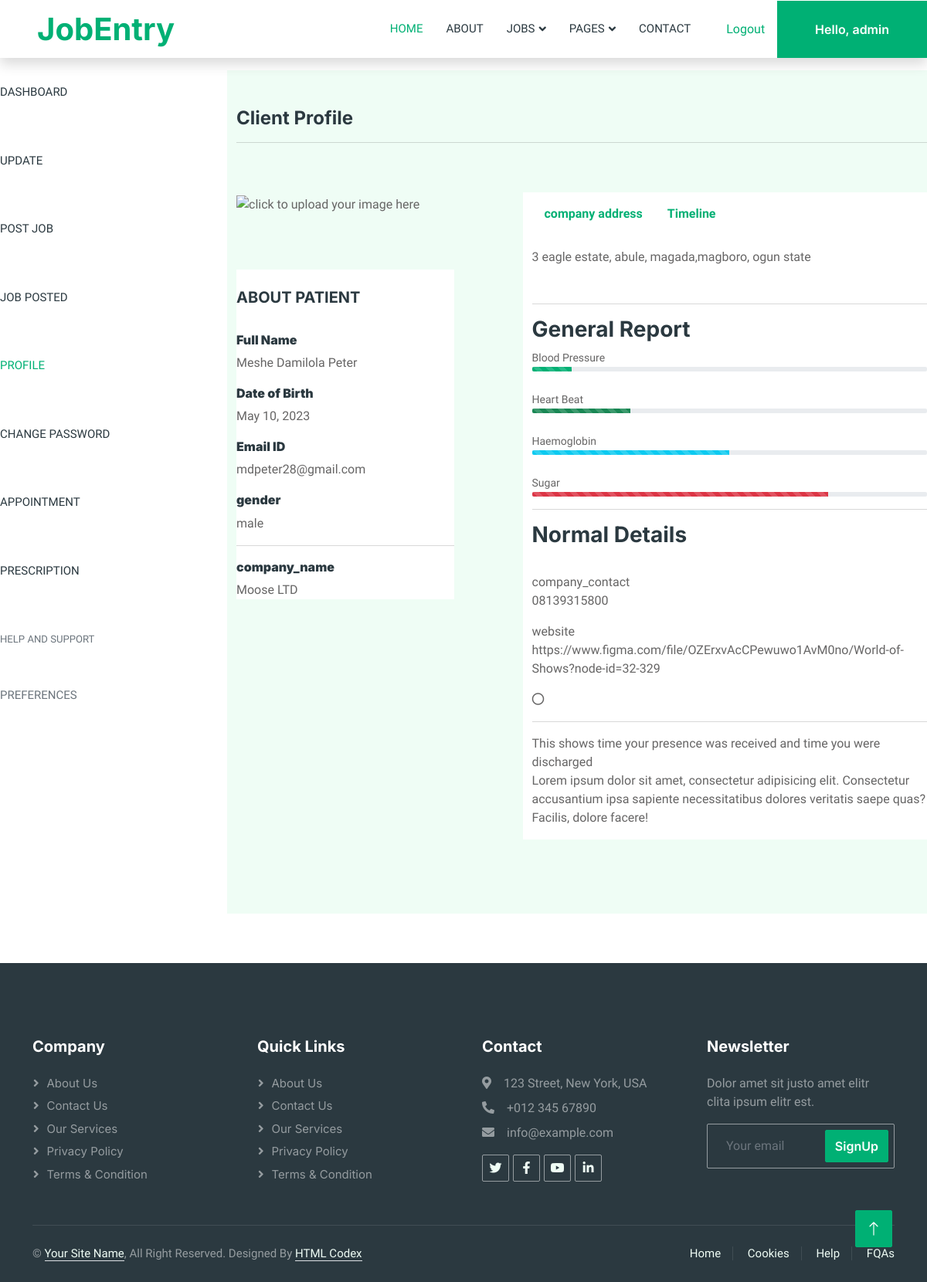
The page /profile/ (signed in) on the database its author committed.
### employerprofile/models.py (models this page shows, shortened)
class Employer(models.Model):
    gender=(
        ('Male','male'),
        ('Female','female'),
        ('Other','other'),
    )
    username =models.OneToOneField(User, on_delete=models.CASCADE, blank=True, null=True)
    name=models.CharField(max_length=200,blank=True, null=True)
    dob=models.DateField(blank=True, null=True)
    gender= models.CharField(max_length=200, blank=True, null=True, choices=gender)
    company_contact= models.CharField(max_length=200, blank=True, null=True)
    email= models.EmailField(unique=True)
    company_name =models.CharField(max_length=200,blank=True, null=True)
    company_address=models.TextField(blank=True, null=True)
    website=models.URLField(blank=True, null=True)

### employerprofile/views.py (the view)
# urls.py: path('profile/',profile,name='profile'),
@login_required(login_url='loggin')
def profile(request):
    profile = G.employer.get(username__username= request.user.username)
    return render (request, 'pages/profile.html', {'profile': profile,})

### jobapp/templates/pages/profile.html (shortened to what this page needs)
{% extends "main.html" %}
{% load static %}
{%block navbar%}
{% include 'home/navbar.html' %}
{% endblock %}
{% block content %}
<div class="container-flui">
    <div class="row justify-content-start">
        <div class="col-12 col-md-3">
            <nav class="navbar navbar-expand-sm navbar-light bg-transparent nav-edit">
                <div class="collapse navbar-collapse" id="navbarTogglerDemo01">
                    <ul class="navbar-nav mr-auto mt-2 mt-lg-0" style="display: inline-block;">
                        <a class="nav-link mb-3 link-edit" href="#">Dashboard </a>
                        <a class="nav-link mb-3 profdit" href="{% url 'employerprofile:proedit' %}">Update</a>
                        <a class="nav-link mb-3 link-edit" href="{% url 'employerprofile:create_job' %}">Post Job</a>
                        <a class="nav-link mb-3 link-edit" href="{% url 'employerprofile:listjob' %}">Job Posted</a>
                        <a class="nav-link profditt mb-3 active" href="#item-1"> Profile </a>
                        <a class="nav-link mb-3 profdit" href="#">Change Password</a>
                        <a class="nav-link mb-3 link-edit" href="#">Appointment</a>
                        <a class="nav-link mb-3 link-edit" href="#">Prescription</a>
                        <a class="nav-link text-muted link-editt" href="#"><small>Help And Support</small></a>
                        <a class="nav-link text-muted link-edite" href="#">Preferences</a>
                    </ul>
                </div>
            </nav>
        </div>
        <div class="col-12 col-md-9 profile-col">
            <div data-spy="scroll" data-target="#navbar-example3" data-offset="0">
                <p id="item-1">
                    <div class="patient-edit">
                        <div class="container-flui">
                            <div class="row">
                                <div class="col-12 bg-light">
                                    <h4 class="pient anak pt-5">Client Profile</h4>
                                    <hr>
                                    <br><br>
                                    <div class="row justify-content-between mb-5 pb-5 mr-1">
                                        <div class="img-form col-md-4">
                                            <img src="{{profile.image.url}}" class="rounded-image mt-1" alt="click to upload your image here" height="250" width="370">
                                            <br><br><br><br>
                                            <form action="#" class="pt-4 bg-white small-prof">
                                                <h5 class="ml-3 anak">ABOUT PATIENT</h5>
                                                <div class="form-group ml-3 pt-4">
                                                    <label for="inputName"><h6><strong>Full Name</strong></h6></label>
                                                    <p>{{profile.name|title}}</p>
                                                </div>
                                                <div class="form-group ml-3">
                                                    <label for="inputName"><h6><strong>Date of Birth</strong></h6></label>
                                                    <p>{{profile.dob}}</p>
                                                </div>
                                                <div class="form-group ml-3">
                                                    <label for="inputEmail"><h6><strong>Email ID</strong></h6></label>
                                                    <p>{{profile.email}}</p>
                                                </div>
                                                <div class="form-group ml-3">
                                                    <label for="inputNumber"><h6><strong>gender</strong></h6></label>
                                                    <p>{{profile.get_gender_display}}</p>
                                                </div>
                                                <hr>
                                                <div class="form-group ml-3">
                                                    <label for="inputAddress"><h6><strong>company_name</strong></h6></label>
                                                    <p>{{profile.company_name}}</p>
                                                </div>
                                            </form>
                                        </div>
                                        <div class="bio-general col-12 col-md-7 bg-white">
                                            <nav id="navbar-example2" class="navbar navbar-light bg-transparent bio">
                                                <ul class="nav nav-pill">
                                                    <li class="nav-item">
                                                        <a class="nav-link head-stuff" href="#fat"><strong>company address</strong></a>
                                                    </li>
                                                    <li class="nav-item">
                                                        <a class="nav-link head-stuff" href="#mdo"><strong>Timeline</strong></a>
                                                    </li>
                                                </ul>
                                            </nav>
                                            <div data-spy="scroll" data-target="#navbar-example2" data-offset="0">
                                                <p id="fat">
                                                    <div class="history mb-5">
                                                        <p>{{profile.company_address}}</p>
                                                    </div>
                                                    <hr>
                                                    <div class="report">
                                                        <h3 class="anak">General Report</h3>
                                                        <small>Blood Pressure</small>
                                                        <div class="progress" style="height: 6px;">
                                                            <div class="progress-bar progress-bar-striped" role="progressbar" style="width: 10%" aria-valuenow="10" aria-valuemin="0" aria-valuemax="100"></div>
                                                        </div><br>
                                                        <small>Heart Beat</small>
                                                        <div class="progress" style="height: 6px;">
                                                            <div class="progress-bar progress-bar-striped bg-success" role="progressbar" style="width: 25%" aria-valuenow="25" aria-valuemin="0" aria-valuemax="100"></div>
                                                        </div><br>
                                                        <small>Haemoglobin</small>
                                                        <div class="progress" style="height: 6px;">
                                                            <div class="progress-bar progress-bar-striped bg-info" role="progressbar" style="width: 50%" aria-valuenow="50" aria-valuemin="0" aria-valuemax="100"></div>
                                                        </div><br>
                                                        <small>Sugar</small>
                                                        <div class="progress" style="height: 6px;">
                                                            <div class="progress-bar progress-bar-striped bg-danger" role="progressbar" style="width: 75%" aria-valuenow="75" aria-valuemin="0" aria-valuemax="100"></div>
                                                        </div>
                                                    </div>
                                                    <hr>
                                                    <div class="height">
                                                        <h3 class="anak">Normal Details</h3>
                                                        <form action="">
                                                            <br>
                                                            <div class="form-group">
                                                                <label for="inputName">company_contact</label>
                                                                <p>{{profile.company_contact}}</p>
                                                            </div>
                                                            <div class="form-group">
                                                                <label for="inputName">website</label>
                                                                <p>{{profile.website}}</p>
                                                            </div>
                                                        </form>
                                                    </div>
                                                </p>
                                                <p id="mdo" class="mdo">
                                                    <i class="far fa-circle"></i>
                                                    <hr>
                                                    <p>This shows time your presence was received and time you were discharged <br>
                                                        Lorem ipsum dolor sit amet, consectetur adipisicing elit. Consectetur
                                                        accusantium ipsa sapiente necessitatibus dolores veritatis saepe quas?
                                                        Facilis, dolore facere!
                                                    </p>
                                                </p>
                                            </div>
                                        </div>
                                    </div>
                                </div>
                            </div>
                        </div>
                    </div>
                </p>
            </div>
        </div>
    </div>
</div>
{% endblock content %}

### jobapp/templates/home/navbar.html (shortened to what this page needs)
<nav class="navbar navbar-expand-lg bg-white navbar-light shadow sticky-top p-0">
  <a href="{% url 'jobapp:index' %}" class="navbar-brand d-flex align-items-center text-center py-0 px-4 px-lg-5">
      <h1 class="m-0 text-primary">JobEntry</h1>
  </a>
  <div class="collapse navbar-collapse" id="navbarCollapse">
      <div class="navbar-nav ms-auto p-4 p-lg-0">
          <a href="{% url 'jobapp:index' %}" class="nav-item nav-link active">Home</a>
          <a href="#" class="nav-item nav-link">About</a>
          <div class="nav-item dropdown">
              <a href="#" class="nav-link dropdown-toggle" data-bs-toggle="dropdown">Jobs</a>
          </div>
          <div class="nav-item dropdown">
              <a href="#" class="nav-link dropdown-toggle" data-bs-toggle="dropdown">Pages</a>
          </div>
          <a href="#" class="nav-item nav-link">Contact</a>
      </div>
      {% if request.user.is_authenticated %}
      <span ><a  class="user px-3" href ="{% url 'jobapp:logout' %}"> Logout</a></span>
      <span class="btn btn-primary rounded-0 py-4 px-lg-5 d-none d-lg-block">Hello, {{request.user}}</a>
      {% else %}
        <span ><a class="user px-3" href="{% url 'jobapp:login' %}">Login</a></span>
        <a href="{% url 'jobapp:register_employer' %}" class="btn btn-primary rounded-0 py-4 px-lg-5 d-none d-lg-block">Post A Job<i class="fa fa-arrow-right ms-3"></i></a>
      {% endif  %}
  </div>
</nav>

### jobapp/static/css/style.css (style rules this page uses)
:root { --primary: #00B074; --secondary: #2B9BFF; --light: #EFFDF5; --dark: #2B3940; }
.btn { font-family: 'Inter', sans-serif; font-weight: 600; transition: .5s; }
.btn.btn-primary, .btn.btn-secondary { color: #FFFFFF; }
.navbar .dropdown-toggle::after { border: none; content: "\f107"; font-family: "Font Awesome 5 Free"; font-weight: 900; vertical-align: middle; margin-left: 5px; transition: .5s; }
.navbar-dark .navbar-nav .nav-link, .navbar-light .navbar-nav .nav-link { margin-right: 30px; padding: 25px 0; color: #FFFFFF; font-size: 15px; text-transform: uppercase; outline: none; }
.navbar-dark .navbar-nav .nav-link:hover, .navbar-dark .navbar-nav .nav-link.active, .navbar-light .navbar-nav .nav-link:hover, .navbar-light .navbar-nav .nav-link.active { color: var(--primary); }
.navbar-light .navbar-brand, .navbar-light a.btn { height: 75px; }
.navbar-light .navbar-nav .nav-link { color: var(--dark); font-weight: 500; }
.navbar-light.sticky-top { top: -100px; transition: .5s; }

### rows shown on the page
Employer: name "Meshe Damilola Peter", dob "May 10, 2023", email "mdpeter28@gmail.com", gender "male", company_name "Moose LTD", company_address "3 eagle estate, abule, magada,magboro, ogun state", company_contact "08139315800", website "https://www.figma.com/file/OZErxvAcCPewuwo1AvM0no/World-of-Shows?node-id=32-329"

### other values the page prints
{{ request.user }} "admin"
